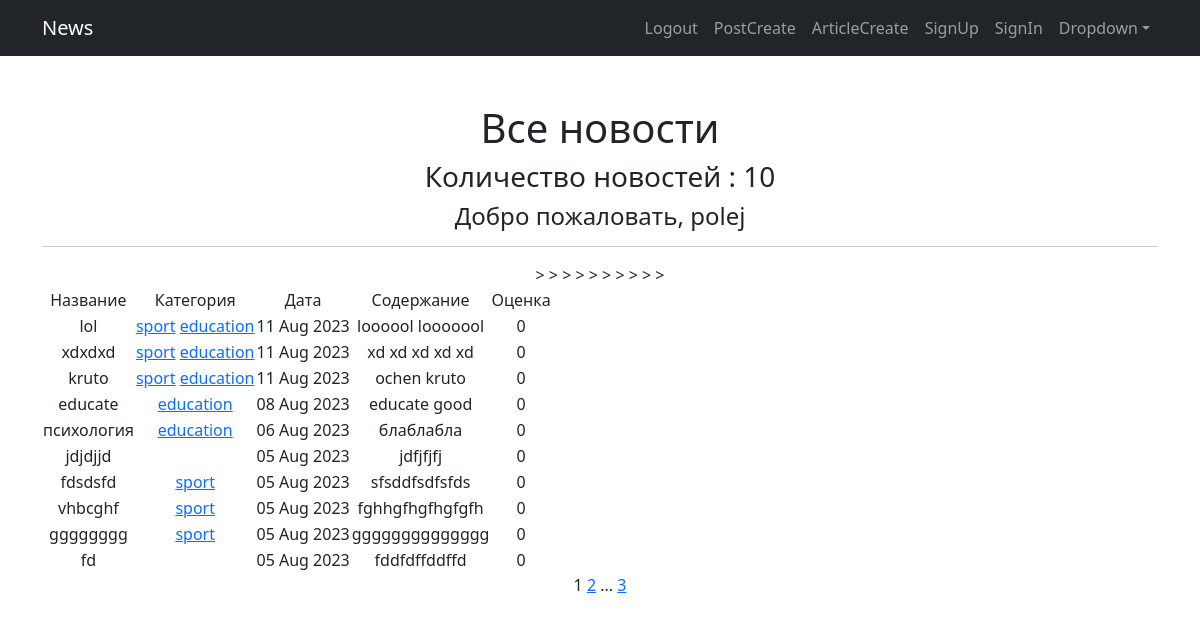
Page /posts/ (signed in) on the earlier database version.
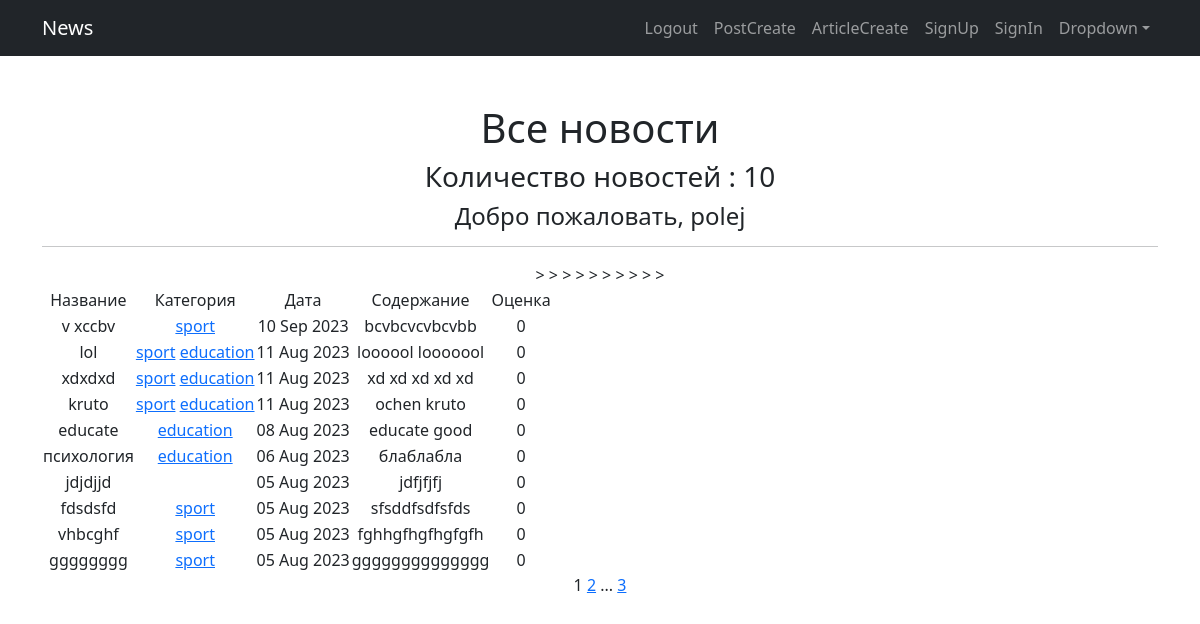
Same page on the later database version.
### news/models.py (models this page shows, shortened)
class Post(models.Model):
    post_author = models.ForeignKey(Author, on_delete=models.CASCADE)
    post_category = models.ManyToManyField(Category, through='PostCategory')
    article = 'A'
    news = 'N'
    POSITIONS = [
        (article, 'Статья'),
        (news, 'Новость'),
    ]
    category = models.CharField(max_length=1, choices=POSITIONS, default=news)
    date_created = models.DateField(auto_now_add=True)
    title = models.CharField(max_length=50)
    content = models.TextField()
    post_rate = models.IntegerField(default=0)

class Category(models.Model):
    article_category = models.CharField(max_length=255, unique=True)
    subscribers = models.ManyToManyField(User, through='CategorySubscriber')
    def __str__(self):
        return self.article_category

### news/views.py (the view)
# urls.py: path('', PostsList.as_view(), name='posts'),
class PostsList(LoginRequiredMixin, ListView):
    model = Post
    ordering = '-date_created'
    template_name = 'posts.html'
    context_object_name = 'posts'
    paginate_by = 10
    def get_queryset(self):
        queryset = super().get_queryset()
        self.filterset = PostFilter(self.request.GET, queryset)
        return self.filterset.qs
    def get_context_data(self, **kwargs):
        context = super().get_context_data(**kwargs)
        context['filterset'] = self.filterset
        context['is_not_author'] = not self.request.user.groups.filter(name='authors').exists()
        return context

### news/templatetags/custom_filters.py (called while the page is built)
@register.filter()
def censor(value):
    for bw in bad_words:
        try:
            value = value.lower().replace(bw.lower(), bw[0] + '*' * (len(bw) - 1))
        except AttributeError:
            print('Цензура не может быть применена к числам')
    return value

@register.filter()
def lenght(value):
    return len(value)

### templates/posts.html (shortened to what this page needs)
{% extends 'flatpages/default.html' %}
{% load custom_filters %}
{% block content %}
   <h1>Все новости</h1>
   <h3>Количество новостей : {{ posts|lenght }}</h3>
   <h4>Добро пожаловать, {{ request.user }}</h4>
   <hr>
   {% if posts %}
       <table>
           <tr>
               <td>Название</td>
               <td>Категория</td>
               <td>Дата</td>
               <td>Содержание</td>
               <td>Оценка</td>
           </tr>
           {% for post in posts %}
           <tr>
               <td>{{ post.title|censor }}</td>
               <td>
                   {% for cat in post.post_category.all %}
                   <a href="{% url 'category_list' cat.id %}">{{ cat }}</a>
                   {% endfor %}
               </td>
               <td>{{ post.date_created|date:'d M Y' }}</td>>
               <td>{{ post.content|truncatewords:20|censor }}</td>
               <td>{{ post.post_rate|censor }}</td>
           </tr>
           {% endfor %}
       </table>
   {% else %}
       <h2>Новостей нет!</h2>
   {% endif %}
   {{ page_obj.number }}
   {% if page_obj.has_next %}
       <a href="?page={{ page_obj.next_page_number }}">{{ page_obj.next_page_number }}</a>
       {% if paginator.num_pages != page_obj.next_page_number %}
           ...
           <a href="?page={{ page_obj.paginator.num_pages }}">{{ page_obj.paginator.num_pages }}</a>
       {% endif %}
   {% endif %}
{% endblock content %}

Differences in the rows shown:
no longer on this page (row unchanged): Post: title|censor "fd", date_created "05 Aug 2023", content|censor "fddfdffddffd", post_rate|censor "0"
added Post: title|censor "v xccbv", date_created "10 Sep 2023", content|censor "bcvbcvcvbcvbb", post_rate|censor "0", Category (article_category "sport")
